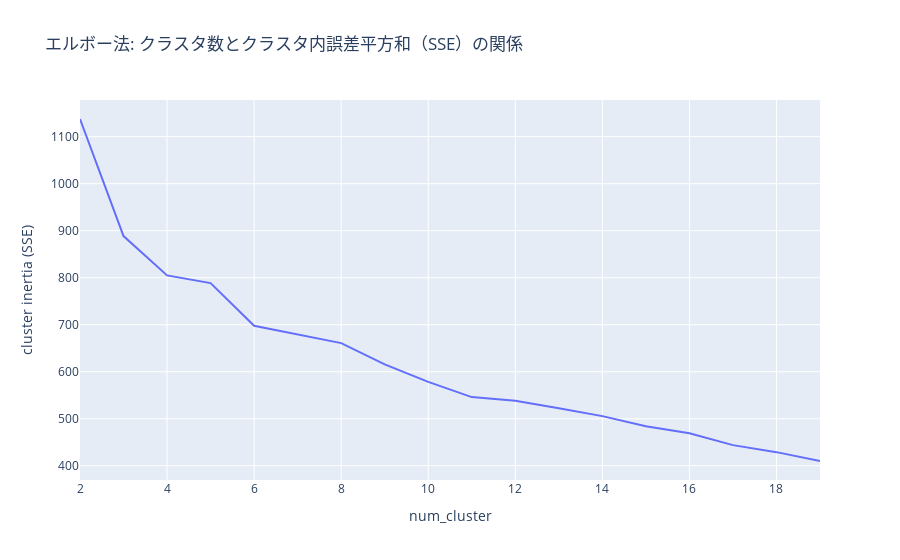

The code cell stored with this chart in its notebook:
### Code cell
px.line(score_df, 
        x="num_cluster", y="cluster inertia (SSE)",
        title="エルボー法: クラスタ数とクラスタ内誤差平方和（SSE）の関係",
       )

### Figure 1 — Plotly figure (JSON) as saved in the notebook; plotly's stock layout.template omitted (floating-point values rounded to 4 significant figures)
{"data": [{"hovertemplate": "num_cluster=%{x}<br>cluster inertia (SSE)=%{y}<extra></extra>", "legendgroup": "", "line": {"color": "#636efa", "dash": "solid"}, "marker": {"symbol": "circle"}, "mode": "lines", "name": "", "orientation": "v", "showlegend": false, "type": "scatter", "x": [2, 3, 4, 5, 6, 7, 8, 9, 10, 11, 12, 13, 14, 15, 16, 17, 18, 19], "xaxis": "x", "y": [1138.0, 888.6, 804.9, 788.5, 697.8, 680.0, 660.9, 615.6, 578.4, 546.0, 538.4, 522.6, 505.5, 484.0, 469.0, 443.9, 429.0, 410.1], "yaxis": "y"}], "layout": {"legend": {"tracegroupgap": 0}, "title": {"text": "エルボー法: クラスタ数とクラスタ内誤差平方和（SSE）の関係"}, "xaxis": {"anchor": "y", "domain": [0, 1], "title": {"text": "num_cluster"}}, "yaxis": {"anchor": "x", "domain": [0, 1], "title": {"text": "cluster inertia (SSE)"}}}}
